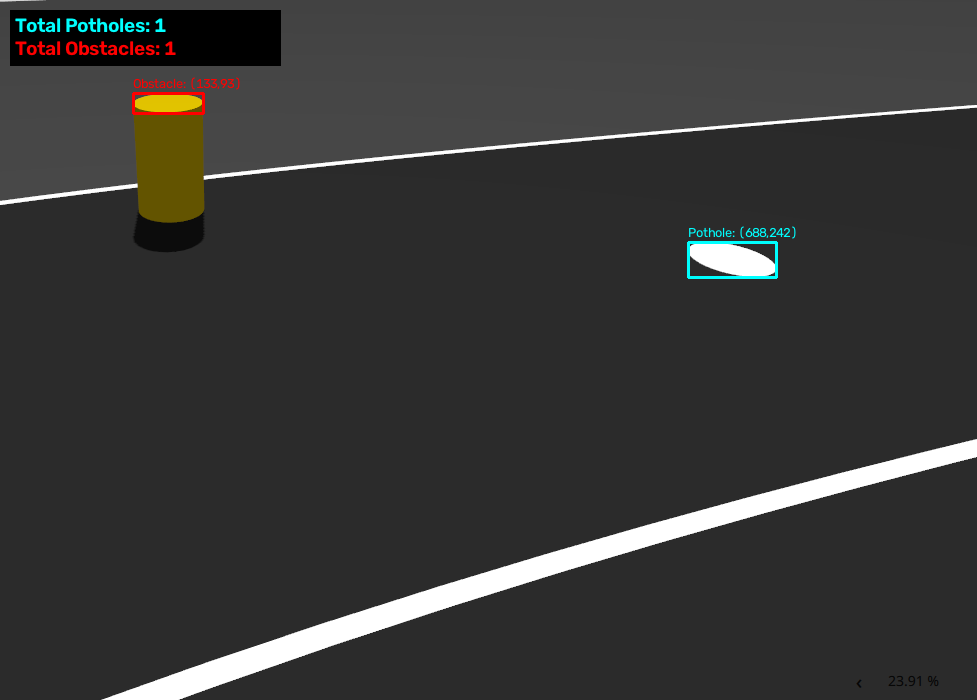
#> input picture task3_output_t31.png, 977 x 700 px
$ python -i TASK3.py   (imports and definitions only)
#> lines starting #> are read from the running program, lines starting #| are printed output that depends on the picture; after the words box and inside, x2 and y2 are one past the last pixel; in counts of white or black regions, pixels touching at a corner belong together
import cv2
import numpy as np
import os

def detect_obstacles_and_potholes(image_path, output_path):
#> called with image_path = 'task3_output_t31.png', output_path = 'out.png'
    img = cv2.imread(image_path)
#> img is the input picture: shape (700, 977, 3); mean B, G, R 54.2, 55.4, 55.5
    if img is None:
        print(f"Skipping: {image_path} not found.")
        return

    h, w, _ = img.shape
    hsv = cv2.cvtColor(img, cv2.COLOR_BGR2HSV)
#> hsv: shape (700, 977, 3); mean H, S, V 0.7, 4.9, 56.2
    output_img = img.copy()

    # -------------------------------------------------------------
    # 1. POTHOLE DETECTION (White Circular Blobs)
    # -------------------------------------------------------------
    # Isolate bright white regions in HSV
    lower_white = np.array([0, 0, 220], dtype=np.uint8)
    upper_white = np.array([180, 25, 255], dtype=np.uint8)
    white_mask = cv2.inRange(hsv, lower_white, upper_white)
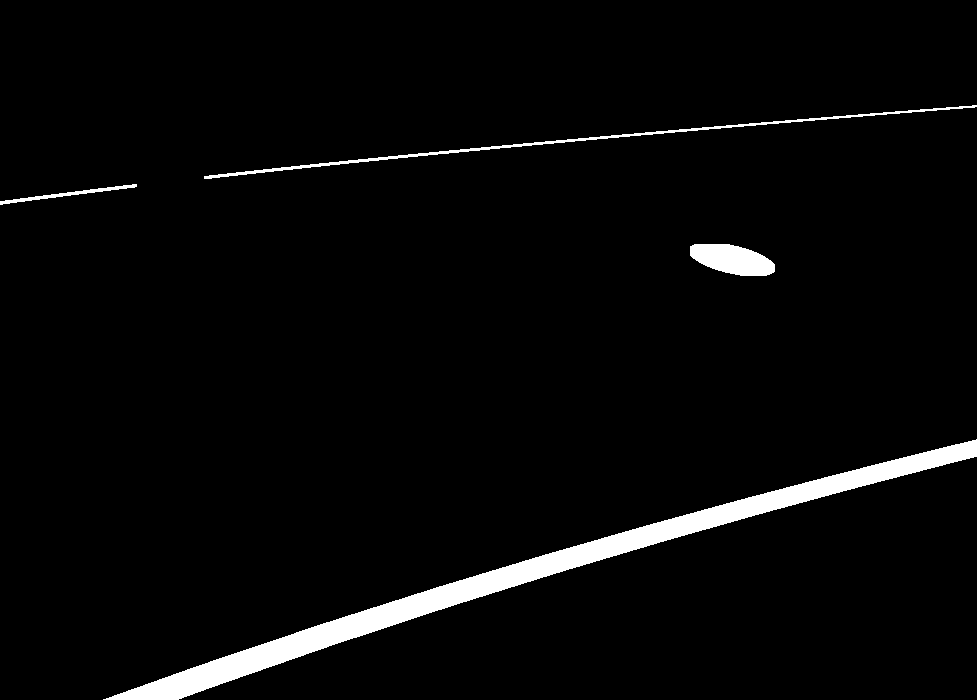
#> white_mask: shape (700, 977); 3.4% white; 4 white regions

    # Filter out long solid white lane boundary lines
    pothole_contours, _ = cv2.findContours(white_mask, cv2.RETR_EXTERNAL, cv2.CHAIN_APPROX_SIMPLE)
#> pothole_contours = 4 contours; box (x1, y1, x2, y2) and area: (103, 439, 977, 700) 17758, (690, 244, 775, 276) 1861, (204, 105, 977, 179) 1364, (0, 184, 137, 205) 348

    pothole_count = 0
    for cnt in pothole_contours:
        area = cv2.contourArea(cnt)
        if 50 < area < 10000:  # Area range for potholes
            x, y, bw, bh = cv2.boundingRect(cnt)
            aspect_ratio = float(bw) / bh

            # Potholes are compact oval/circular blobs (aspect ratio close to 1.0)
            if 0.35 <= aspect_ratio <= 2.8 and max(bw, bh) < int(w * 0.25):
                pothole_count += 1
                # Draw Cyan Bounding Box for Potholes
                cv2.rectangle(output_img, (x, y), (x + bw, y + bh), (255, 255, 0), 2)
                coord_text = f"Pothole: ({x},{y})"
                cv2.putText(output_img, coord_text, (x, max(15, y - 5)),
                            cv2.FONT_HERSHEY_SIMPLEX, 0.45, (255, 255, 0), 1)
#> this loop made 4 passes
#> (area, x, y, bw, bh, aspect_ratio, pothole_count) on pass 2: (1861, 690, 244, 85, 32, 2.66, 1)
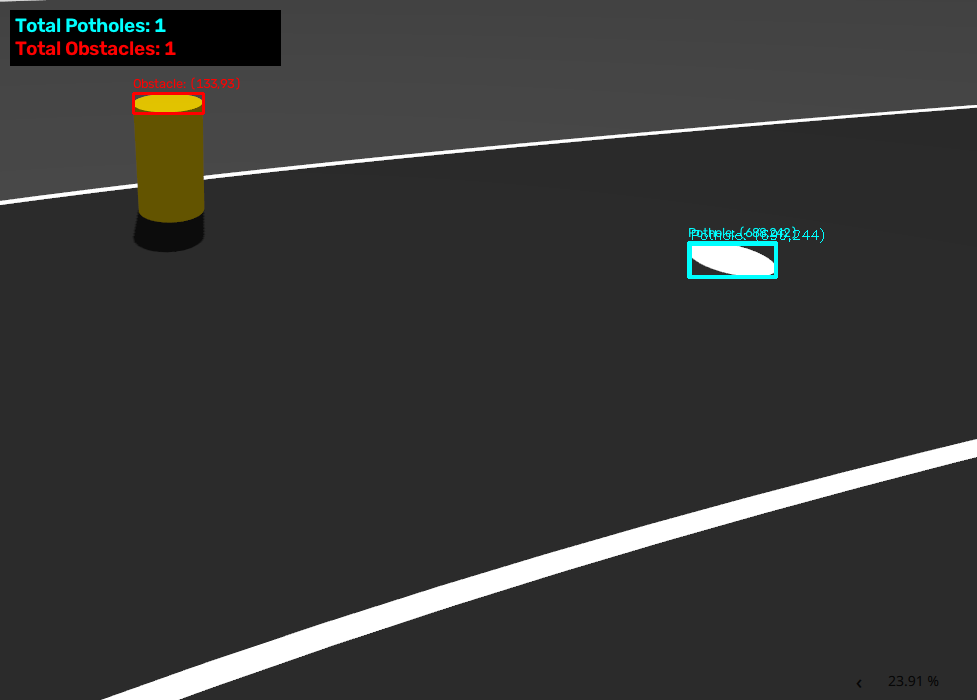
#> output_img: shape (700, 977, 3); 0.09% of pixels changed, all inside (x1, y1, x2, y2) = (690, 228, 824, 276)
#> after the loop, pothole_count = 1

    # -------------------------------------------------------------
    # 2. OBSTACLE DETECTION (Yellow, Blue, Green Cylinders & Crates)
    # -------------------------------------------------------------
    # HSV threshold masks for yellow, green, and blue obstacle colors
    mask_yellow = cv2.inRange(hsv, np.array([15, 100, 100]), np.array([35, 255, 255]))
#> mask_yellow: shape (700, 977); 0.15% white; 1 white region, box (x1, y1, x2, y2) and area: (135, 95, 202, 112) 1000
    mask_green  = cv2.inRange(hsv, np.array([36, 100, 100]), np.array([85, 255, 255]))
#> mask_green: shape (700, 977); every value is 0
    mask_blue   = cv2.inRange(hsv, np.array([90, 100, 100]), np.array([130, 255, 255]))
#> mask_blue: shape (700, 977); 0.31% white; 31 white regions (6 under 20 px), largest, box (x1, y1, x2, y2) and area: (687, 241, 778, 279) 734, (746, 228, 766, 237) 105, (66, 18, 77, 32) 96

    # Merge all obstacle color masks
    obstacle_mask = cv2.bitwise_or(mask_yellow, mask_green)
    obstacle_mask = cv2.bitwise_or(obstacle_mask, mask_blue)
#> obstacle_mask: shape (700, 977); 0.45% white; 32 white regions (6 under 20 px), largest, box (x1, y1, x2, y2) and area: (135, 95, 202, 112) 1000, (687, 241, 778, 279) 734, (746, 228, 766, 237) 105

    # Clean up minor shadow pixels
    kernel = cv2.getStructuringElement(cv2.MORPH_RECT, (3, 3))
#> kernel = [[1, 1, 1], [1, 1, 1], [1, 1, 1]]
    obstacle_mask = cv2.morphologyEx(obstacle_mask, cv2.MORPH_OPEN, kernel)
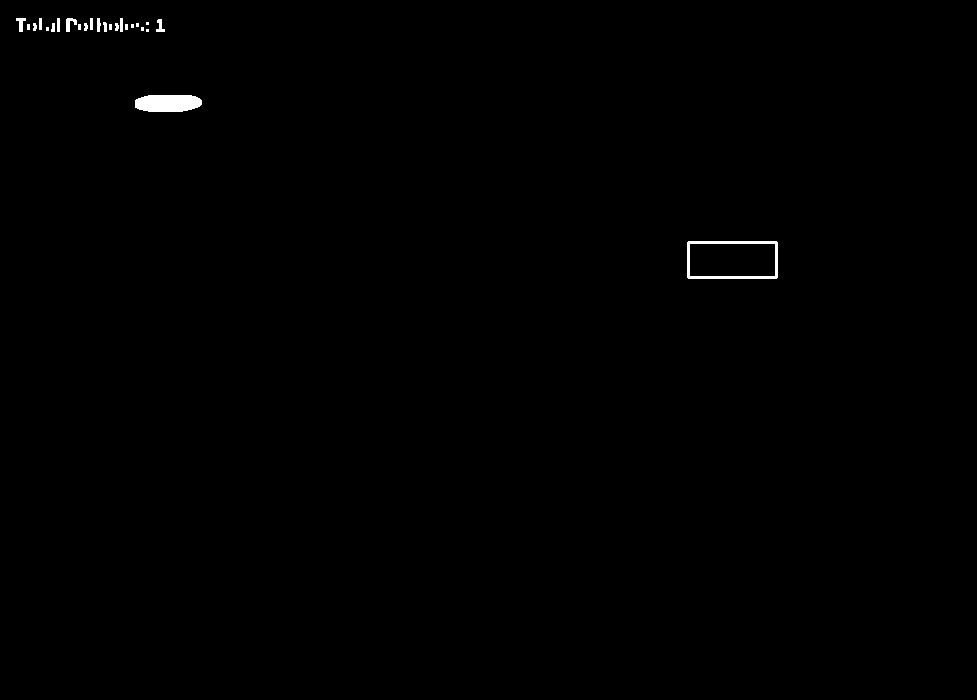
#> obstacle_mask: shape (700, 977); 0.36% white; 25 white regions (10 under 20 px)

    obstacle_contours, _ = cv2.findContours(obstacle_mask, cv2.RETR_EXTERNAL, cv2.CHAIN_APPROX_SIMPLE)
#> obstacle_contours = 25 contours, 14 with area under 20; largest, box (x1, y1, x2, y2) and area: (687, 241, 778, 279) 3328, (135, 95, 202, 112) 928, (66, 18, 77, 32) 59, (16, 18, 26, 32) 52, (156, 19, 165, 32) 43

    obstacle_count = 0
    for cnt in obstacle_contours:
        area = cv2.contourArea(cnt)
        if area > 120:  # Ignore trivial color noise
            x, y, bw, bh = cv2.boundingRect(cnt)
            obstacle_count += 1
            # Draw Red Bounding Box for Obstacles
            cv2.rectangle(output_img, (x, y), (x + bw, y + bh), (0, 0, 255), 2)
            coord_text = f"Obstacle: ({x},{y})"
            cv2.putText(output_img, coord_text, (x, max(15, y - 5)),
                        cv2.FONT_HERSHEY_SIMPLEX, 0.45, (0, 0, 255), 1)
#> this loop made 25 passes
#> (area, x, y, bw, bh, obstacle_count) on passes 1 to 2: (3328, 687, 241, 91, 38, 1), (927.5, 135, 95, 67, 17, 2)
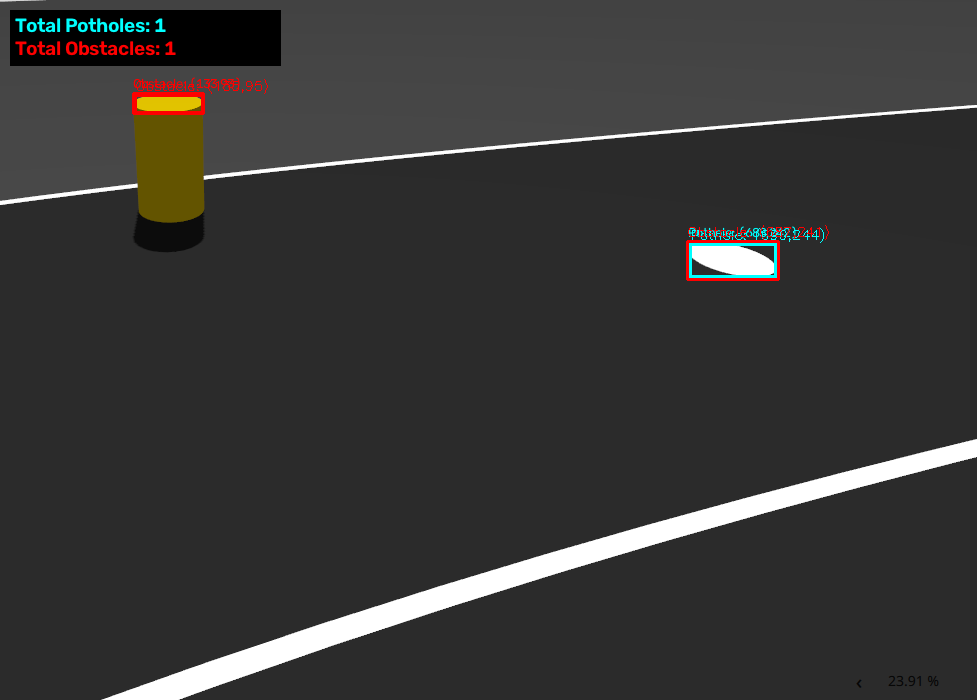
#> output_img: shape (700, 977, 3); 0.24% of pixels changed, all inside (x1, y1, x2, y2) = (135, 79, 829, 281)
#> after the loop, obstacle_count = 2

    # -------------------------------------------------------------
    # 3. OVERLAY TOTAL COUNTS & SAVE
    # -------------------------------------------------------------
    summary_text_1 = f"Total Potholes: {pothole_count}"
#> summary_text_1 = 'Total Potholes: 1'
    summary_text_2 = f"Total Obstacles: {obstacle_count}"
#> summary_text_2 = 'Total Obstacles: 2'

    # Background banner for scannable counts
    cv2.rectangle(output_img, (10, 10), (280, 65), (0, 0, 0), -1)
    cv2.putText(output_img, summary_text_1, (15, 32), cv2.FONT_HERSHEY_SIMPLEX, 0.65, (255, 255, 0), 2)
    cv2.putText(output_img, summary_text_2, (15, 55), cv2.FONT_HERSHEY_SIMPLEX, 0.65, (0, 0, 255), 2)
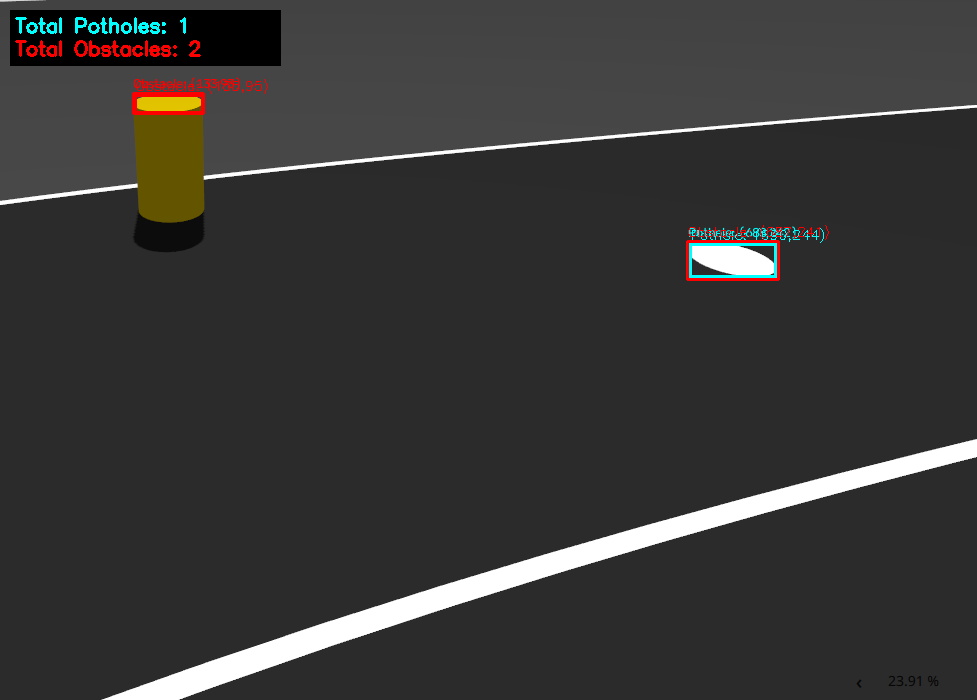
#> output_img: shape (700, 977, 3); mean B, G, R 54.2, 55.3, 56

    # Save output to file to avoid VS Code window crashes
    cv2.imwrite(output_path, output_img)
    print(f"Processed {image_path} -> Found: {pothole_count} Potholes, {obstacle_count} Obstacles. Saved as {output_path}")
#| Processed task3_output_t31.png -> Found: 1 Potholes, 2 Obstacles. Saved as out.png

# Run pipeline across all 10 target images (t31 through t310)
# [8 lines not run here, left out]

>>> result = detect_obstacles_and_potholes('task3_output_t31.png', 'out.png')

$ run again, on task3_output_t35.png
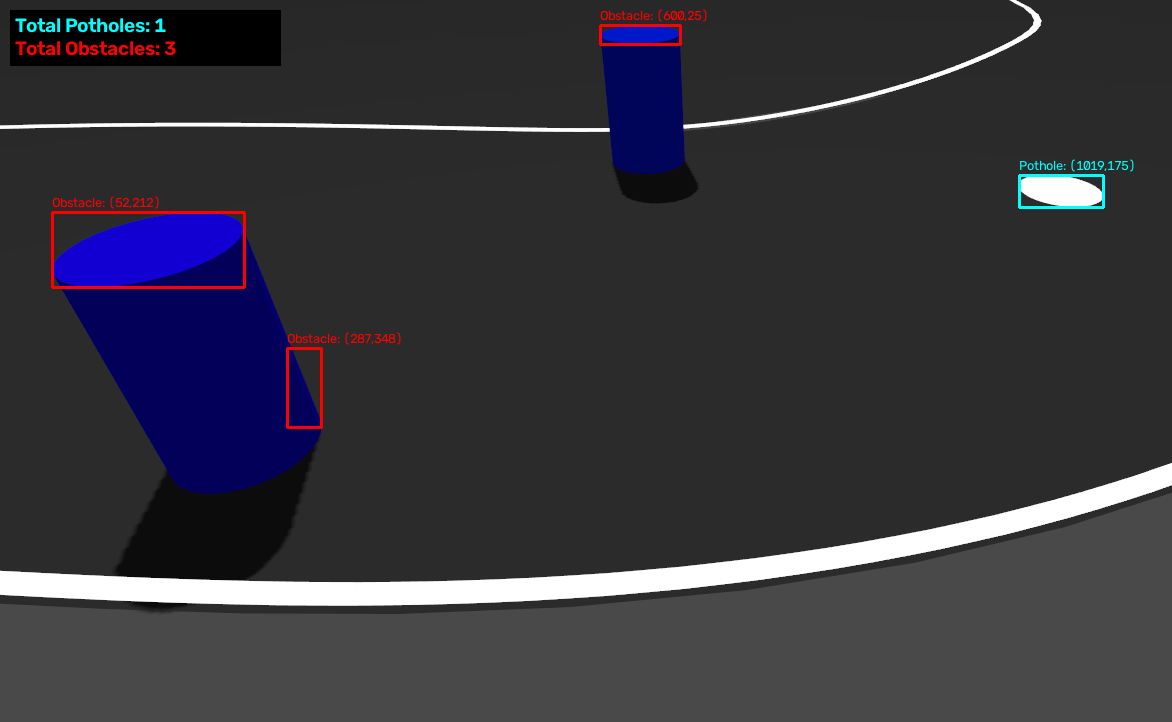
#> input picture task3_output_t35.png, 1172 x 722 px
#> in detect_obstacles_and_potholes, img is the input picture: shape (722, 1172, 3); mean B, G, R 60.2, 52.7, 53.8
#> hsv: shape (722, 1172, 3); mean H, S, V 8.6, 19.9, 61.7
#> in detect_obstacles_and_potholes, `white_mask = cv2.inRange(hsv, lower_white, upper_white)`:
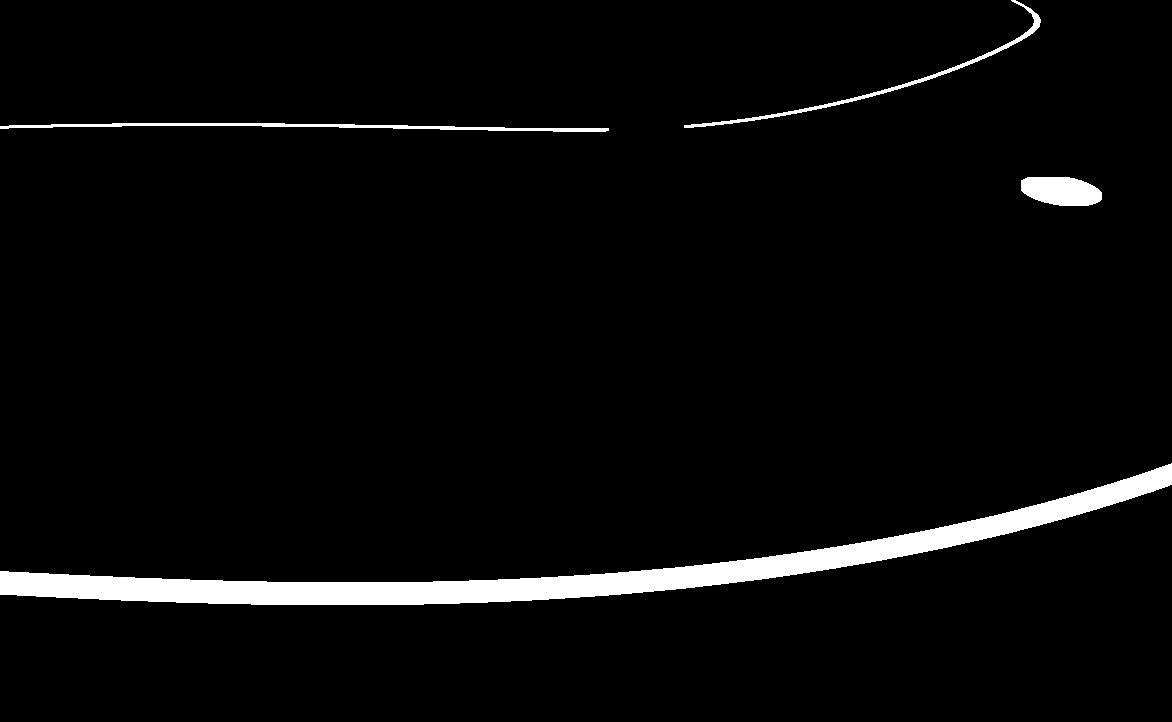
#> white_mask: shape (722, 1172); 3.8% white; 4 white regions
#> pothole_contours = 4 contours; box (x1, y1, x2, y2) and area: (0, 463, 1172, 605) 25174, (1021, 177, 1102, 206) 1802, (0, 123, 609, 132) 1367, (684, 0, 1041, 128) 1155
#> the loop in detect_obstacles_and_potholes, `for cnt in pothole_contours:` made 4 passes
#> (area, x, y, bw, bh, aspect_ratio, pothole_count) on pass 2: (1801.5, 1021, 177, 81, 29, 2.79, 1)
#> after the loop in detect_obstacles_and_potholes, `for cnt in pothole_contours:`: pothole_count = 1
#> mask_yellow: shape (722, 1172); every value is 0
#> mask_blue: shape (722, 1172); 1.6% white; 41 white regions (8 under 20 px), largest, box (x1, y1, x2, y2) and area: (54, 214, 243, 286) 9370, (602, 27, 679, 43) 1090, (1018, 174, 1105, 209) 692
#> kernel = [[1, 1, 1], [1, 1, 1], [1, 1, 1]]
#> obstacle_mask: shape (722, 1172); 1.4% white; 27 white regions (10 under 20 px)
#> obstacle_contours = 27 contours, 14 with area under 20; largest, box (x1, y1, x2, y2) and area: (54, 214, 243, 286) 9168, (1018, 174, 1105, 209) 2922, (602, 27, 679, 43) 1008, (289, 350, 320, 425) 306, (66, 18, 77, 32) 59
#> the loop in detect_obstacles_and_potholes, `for cnt in obstacle_contours:` made 27 passes
#> (area, x, y, bw, bh) on passes 1, 2, 3, 5: (305.5, 289, 350, 31, 75), (9168, 54, 214, 189, 72), (2922, 1018, 174, 87, 35), (1008, 602, 27, 77, 16)
#> after the loop in detect_obstacles_and_potholes, `for cnt in obstacle_contours:`: obstacle_count = 4
#> summary_text_1 = 'Total Potholes: 1'
#> summary_text_2 = 'Total Obstacles: 4'
#> in detect_obstacles_and_potholes, `cv2.putText(output_img, summary_text_2, (15, 55), cv2.FONT_HERSHEY_SIM..`:
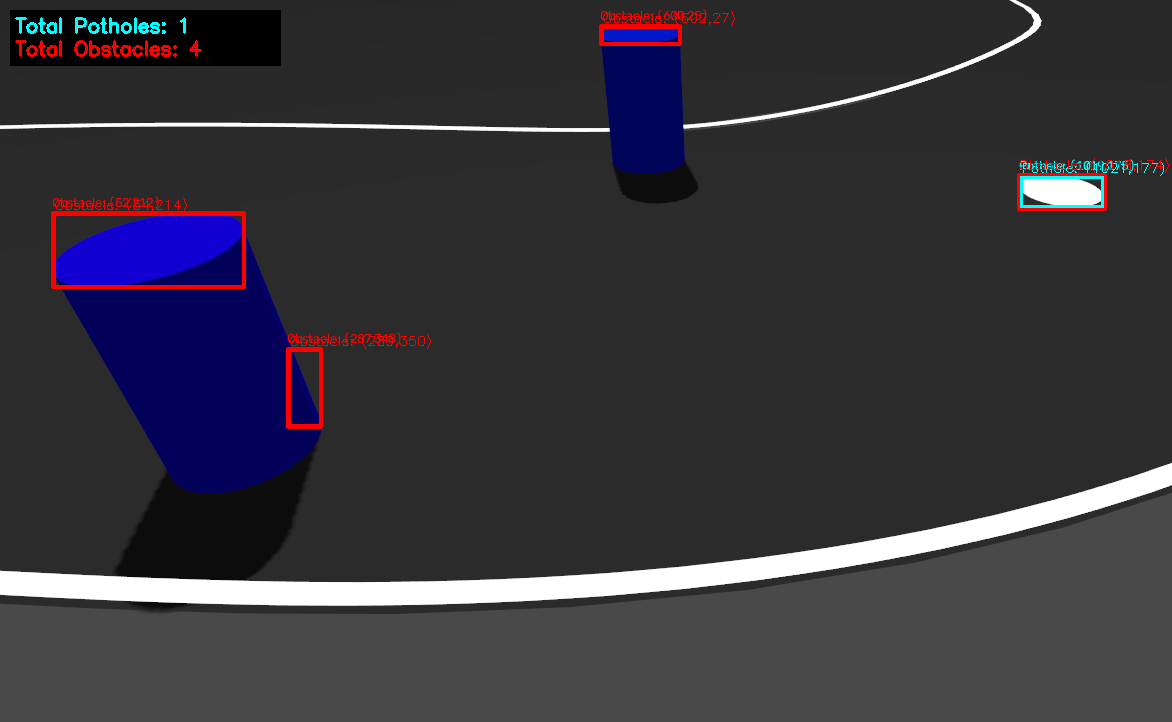
#> output_img: shape (722, 1172, 3); mean B, G, R 60, 52.6, 54.7
#| Processed task3_output_t35.png -> Found: 1 Potholes, 4 Obstacles. Saved as out.png
